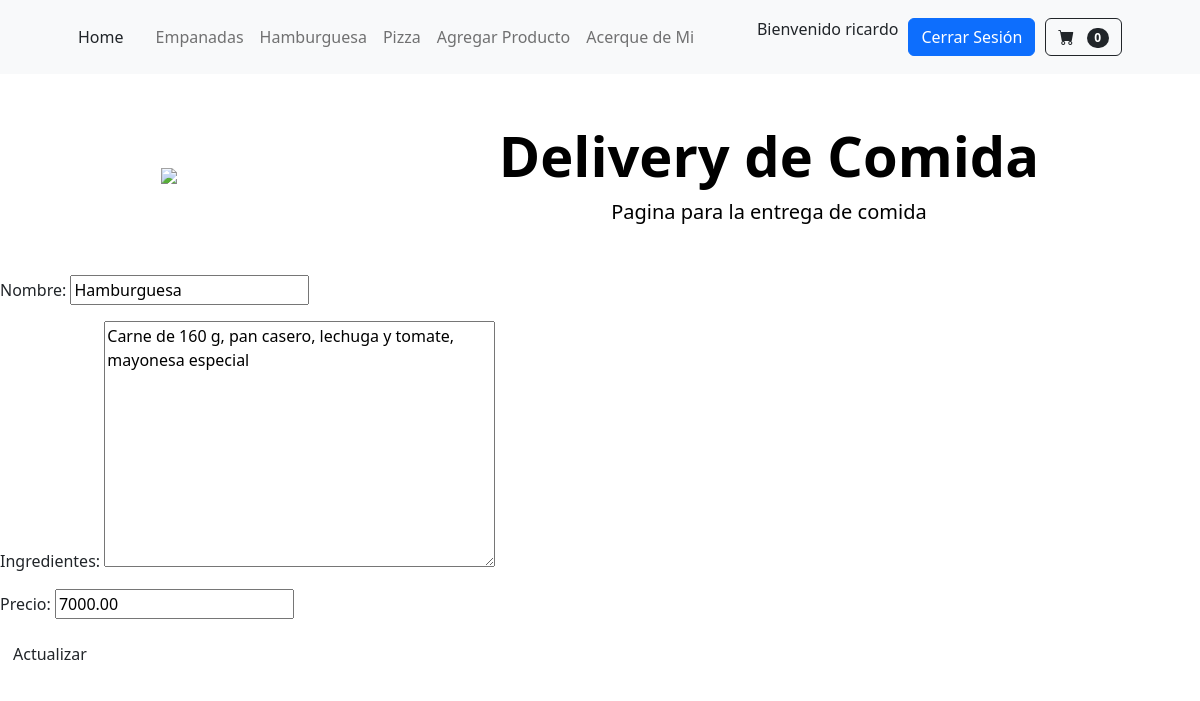
/app_coder/modifica_hamburguesa/1 (signed in), run on the app's committed database.
### app_coder/models.py (models this page shows, shortened)
class Hamburguesa(models.Model):
    nombre = models.CharField(max_length=100)
    ingredientes = models.TextField()
    precio=models.DecimalField(max_digits=10, decimal_places=2)

### app_coder/views.py (the view)
# urls.py: path('modifica_hamburguesa/<int:id>',editar_hamburguesa, name='ModificaHamburguesa'),
@login_required
def editar_hamburguesa(req, id):
    hamburguesa = Hamburguesa.objects.get(id=id)
    if req.method == 'POST':
        mi_formulario = HamburguesaFormulario(req.POST)
        print (mi_formulario)
        if mi_formulario.is_valid():
            data = mi_formulario.cleaned_data
            hamburguesa.nombre = data['nombre']
            hamburguesa.ingredientes = data['ingredientes']
            hamburguesa.precio = data['precio']
            hamburguesa.save()
            return HttpResponseRedirect('/app_coder/')
        else:
            return render(req, "empanada_formulario.html", {'mi_formulario': mi_formulario})
    else:
        mi_formulario = HamburguesaFormulario(initial={
            'nombre': hamburguesa.nombre,
            'ingredientes': hamburguesa.ingredientes,
            'precio': hamburguesa.precio
        })
    return render(req, 'editar_hamburguesa.html', {'mi_formulario': mi_formulario, "id": hamburguesa.id})

### app_coder/forms.py
class HamburguesaFormulario(forms.Form):
    nombre = forms.CharField(max_length=100)
    ingredientes = forms.CharField(widget=forms.Textarea)
    precio = forms.DecimalField(max_digits=10, decimal_places=2)

### app_coder/templates/editar_hamburguesa.html (shortened to what this page needs)
{% extends 'padre.html' %}
{% block contenidoQueCambia %}
    <form action="{% url 'ModificaHamburguesa' id %}" method="post"> {% csrf_token %}
        {{mi_formulario.as_p}}
        <div class="d-grid gap-2 d-md-block">
        <button class="btn btn-modificar" type="submit"">Actualizar</button>
        </form>
{% endblock contenidoQueCambia %}

### app_coder/templates/navbar.html (shortened to what this page needs)
<nav class="navbar navbar-expand-lg navbar-light bg-light">
    <div class="container px-4 px-lg-5">
        <div class="collapse navbar-collapse" id="navbarSupportedContent">
            <div class="home-button">
                <a class="nav-link active" aria-current="page" href="{% url 'Inicio' %}">Home</a></>
            </div>
            <ul class="navbar-nav me-auto mb-2 mb-lg-0 ms-lg-4">
                <li class="nav-item"><a class="nav-link" href="{% url 'ListaEmpanada' %}">Empanadas</a></li>
                <li class="nav-item"><a class="nav-link" href="{% url 'ListaHamburguesa' %}">Hamburguesa</a></li>
                <li class="nav-item"><a class="nav-link" href="{% url 'ListaPizza' %}">Pizza</a></li>
                <li class="nav-item"><a class="nav-link" href="{% url 'ListaPizza' %}">Agregar Producto</a></li>
                <li class="nav-item"><a class="nav-link" href="{% url 'AcercadeMi' %}">Acerque de Mi</a></li>
            </ul>
            {% if user.is_authenticated %}
                    <p>Bienvenido {{user.username}}</p>
                    <form method="post" action="{% url 'Logout' %}">
                        <button style= "margin: 10px;" class="btn btn-primary" type="submit">Cerrar Sesión</button>
                </form>
            {% else %}
                <a style= "margin: 10px;" class="btn btn-primary" href="{% url 'Login' %}" role="button">Inicio de Sesión</a>
                {% endif %}
                <button class="btn btn-outline-dark" type="submit">
                    <i class="bi-cart-fill me-1"></i>
                    <span class="badge bg-dark text-white ms-1 rounded-pill">0</span>
                </button>
        </div>
    </div>
</nav>

### data on the page
Hamburguesa: nombre "Hamburguesa", ingredientes "Carne de 160 g, pan casero, lechuga y tomate, mayonesa especial", precio "7000.00"

### other printed values
{{ user.username }} "ricardo"
